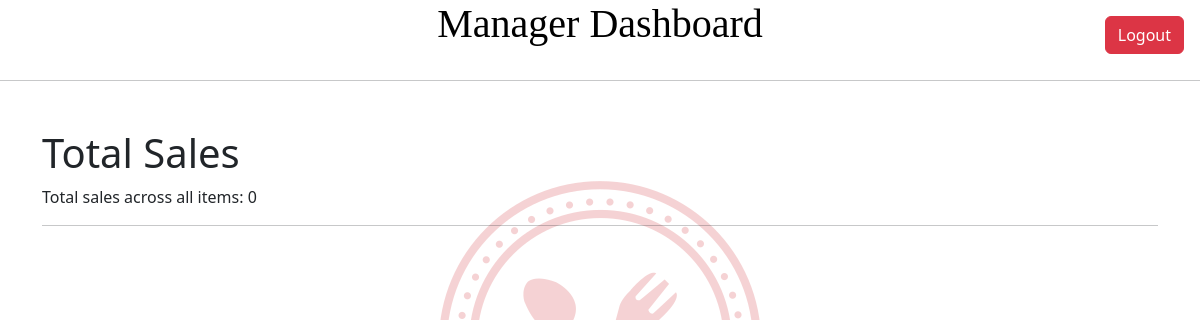
/totalsales/, run on an earlier commit of the app's database.
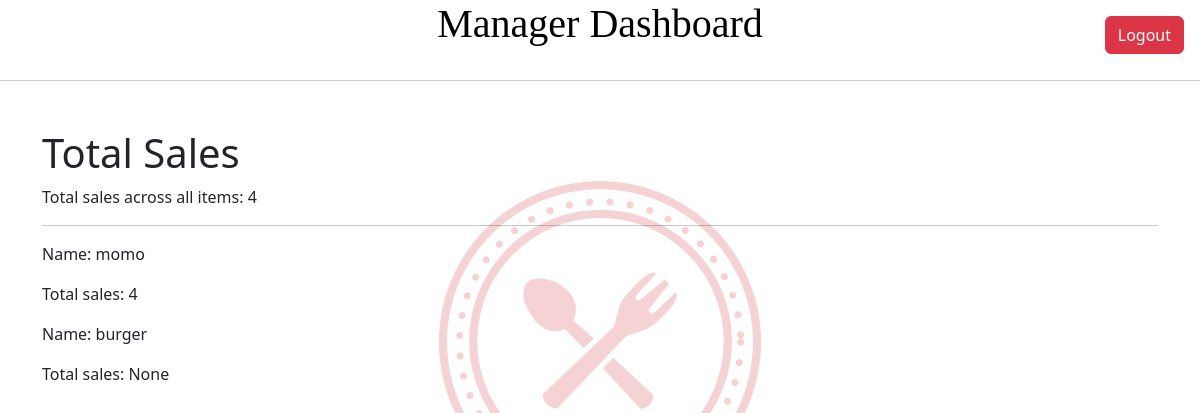
And on a later commit of the database.
### myapp/models.py (models this page shows, shortened)
class Menu(models.Model):
    name=models.CharField(max_length=20)
    price=models.IntegerField()

### myapp/views.py (the view)
# urls.py: path('totalsales/',views.TotalSales.as_view(), name='indexoftotal'),
class TotalSales(ListView):
    model=Menu
    template_name="resturant/total_sales.html"
    def get_queryset(self):
        queryset = super().get_queryset()
        queryset = queryset.annotate(total_sales=Sum('order__qty_of_order'))
        return queryset
    def get_context_data(self, **kwargs):
        context = super().get_context_data(**kwargs)
        total_sales = self.calculate_total_sales()
        context['total_sales'] = total_sales
        return context
    def calculate_total_sales(self):
        total_sales = Order.objects.aggregate(total_sales=Sum('qty_of_order'))['total_sales']
        if total_sales is None:
            total_sales = 0
        return total_sales

### myapp/templates/resturant/total_sales.html (shortened to what this page needs)
{% extends "resturant/base.html" %}
{% block content %}
<!DOCTYPE html>
<html>
<head>
    <link href="https://cdn.jsdelivr.net/npm/bootstrap@5.3.3/dist/css/bootstrap.min.css" rel="stylesheet">
</head>
<body>
    <div class="container mt-5">
        <h1>Total Sales</h1>
        <p>Total sales across all items: {{ total_sales }}</p>
        <hr>
        {% for t in object_list %}
            <div>
                <p>Name: {{ t.name }}</p>
                <p>Total sales: {{ t.total_sales }}</p>
            </div>
        {% endfor %}
    </div>
</body>
</html>
{% endblock %}

What changed in the data, as far as the page shows it:
added Menu: name "momo", total_sales "4"
added Menu: name "burger", total_sales "None"
Also different on the page:
{{ total_sales }}: "0" → "4"
